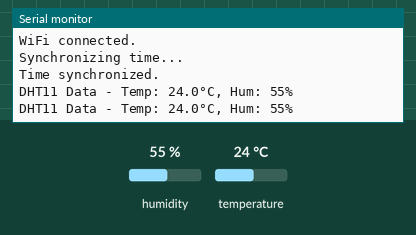
Recording of a sketch running on a simulated ESP32. Parts: the last lines printed to the serial monitor. The inputs (shaded band) are chosen by the test bench; at power-on: humidity 55 %, temperature 24 °C. WiFi joins after 1.5 s; servers stay silent unless stated; the local clock reads 2024-03-15 10:24:30 at power-on unless the sketch sets it.

Above: at 7.7 s.
7.8 s: humidity set to 22 %
At 12.1 s:
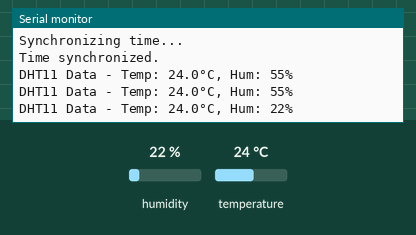
13.4 s: temperature set to 12 °C
At 17.0 s:
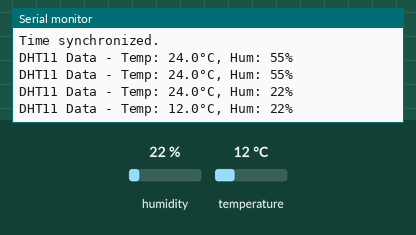
19.0 s: humidity set to 40 %
At 23.2 s:
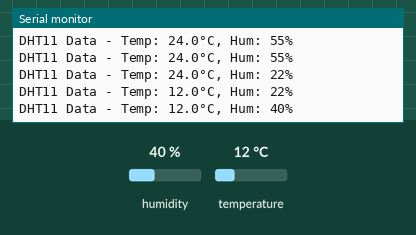
Timing chart, 0 to 24.7 s (numbered marks = the images above; inputs shaded):
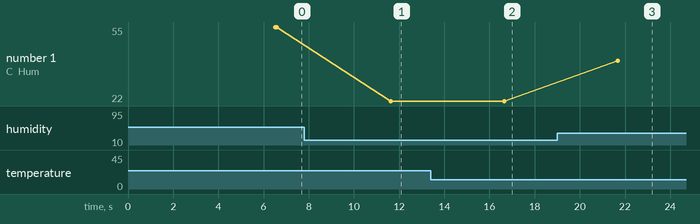

The sketch:

Weather_Clock_ESP32_DHT11.ino
```cpp
#include <HardwareSerial.h>
#include <WiFi.h> // Kept for NTP time synchronization
#include "time.h"
#include "DHT.h" // Include the DHT library

// --- DHT Sensor Configuration ---
#define DHTPIN 4      // **CRITICAL: Change this to the physical GPIO pin you are using**
#define DHTTYPE DHT11 // DHT 11 sensor type
DHT dht(DHTPIN, DHTTYPE);

// Nextion display serial port
HardwareSerial Nextion(2);

// WiFi credentials (kept for time display via NTP)
const char* ssid = "Bhavya";
const char* password = "bhaVYA@02";

// NTP server and time zone settings (kept for time display)
const char* ntpServer = "pool.ntp.org";
const long gmtOffset_sec = 19800; // +5:30 (India Standard Time)
const int daylightOffset_sec = 0;

// Text components on Nextion display
const char* weekdays[] = {"Sun", "Mon", "Tue", "Wed", "Thu", "Fri", "Sat"};

// Function to send a command to the Nextion display
void sendToNextion(const char* component, const char* value, bool isNumeric = false) {
  Nextion.print(component);
  Nextion.print("=");
  if (!isNumeric) Nextion.print("\"");
  Nextion.print(value);
  if (!isNumeric) Nextion.print("\"");
  Nextion.write(0xFF);
  Nextion.write(0xFF);
  Nextion.write(0xFF);
}

// Function to read DHT11 data and update display
void readDHTData() {
    // Reading sensor data
    float h = dht.readHumidity();
    // DHT11 returns temperature in Celsius by default
    float t = dht.readTemperature();

    // Check if any reads failed
    if (isnan(h) || isnan(t)) {
        Serial.println("Failed to read from DHT sensor! Check wiring and library.");
        // Send error placeholders to Nextion
        sendToNextion("tTemp.txt", "--");
        sendToNextion("tHum.txt", "--");
        return;
    }

    // Format strings for display
    char tempStr[6];
    sprintf(tempStr, "%.1f", t); // Temperature to one decimal place
    char humStr[4];
    // DHT11 returns humidity as an integer, so cast and format
    sprintf(humStr, "%d", (int)h);

    // Send data to Nextion display
    sendToNextion("tTemp.txt", tempStr);
    sendToNextion("tHum.txt", humStr);

    Serial.printf("DHT11 Data - Temp: %.1f°C, Hum: %d%%\n", t, (int)h);
}


void setup() {
  Serial.begin(115200);
  // Nextion display communication (using pins 16 and 17 as defined in original code)
  Nextion.begin(9600, SERIAL_8N1, 16, 17);

  // Initialize DHT sensor
  dht.begin();

  delay(3000);

  // --- WiFi Connection for NTP Time Sync ---
  Serial.print("Connecting to ");
  Serial.println(ssid);
  WiFi.begin(ssid, password);
  while (WiFi.status() != WL_CONNECTED) {
    delay(500);
    Serial.print(".");
  }
  Serial.println("\nWiFi connected.");

  // --- NTP Time Synchronization ---
  Serial.println("Synchronizing time...");
  configTime(gmtOffset_sec, daylightOffset_sec, ntpServer);

  struct tm timeinfo;
  while (!getLocalTime(&timeinfo)) {
    delay(500);
    Serial.println("Waiting for NTP sync...");
  }
  Serial.println("Time synchronized.");
  delay(2000);

  // Get DHT data on startup
  readDHTData();
}

void loop() {
  // Get current time information
  struct tm timeinfo;
  if(!getLocalTime(&timeinfo)){
    Serial.println("Failed to obtain time");
    // Attempt to re-sync if time is lost
    configTime(gmtOffset_sec, daylightOffset_sec, ntpServer);
    return;
  }

  // Update time display every second
  char dateString[6];
  strftime(dateString, sizeof(dateString), "%d-%m", &timeinfo);
  char timeString[9];
  strftime(timeString, sizeof(timeString), "%H:%M", &timeinfo);
  int dayOfWeekIndex = timeinfo.tm_wday;
  const char* dayOfWeekString = weekdays[dayOfWeekIndex];

  sendToNextion("tDate.txt", dateString);
  sendToNextion("tDay.txt", dayOfWeekString);
  sendToNextion("tTime.txt", timeString);

  // Update sensor data every 5 seconds (DHT11 is slow, so check frequently)
  static unsigned long lastSensorUpdate = 0;
  // Read interval set to 5 seconds (5000 milliseconds)
  if (millis() - lastSensorUpdate > 5000) {
    readDHTData();
    lastSensorUpdate = millis();
  }

  delay(1000);
}
```

Measured:
- after the input at 7.8 s, the serial monitor: prints a new line after 3.8 s (image 1)
- after the input at 13.4 s, the serial monitor: prints a new line after 3.3 s (image 2)
- after the input at 19.0 s, the serial monitor: prints a new line after 2.7 s (image 3)
- plotted number 1: 55 → 22 after the input at 7.8 s, 22 → 40 after the input at 19.0 s
